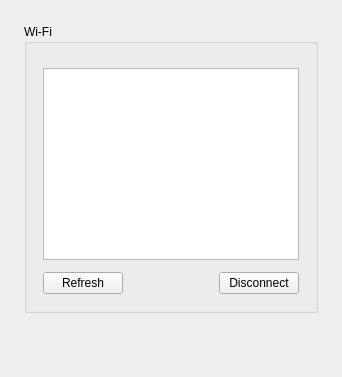
      <widget class="QWidget" name="network_page">
       <layout class="QVBoxLayout" name="verticalLayout_3">
        <property name="spacing">
         <number>16</number>
        </property>
        <property name="leftMargin">
         <number>24</number>
        </property>
        <property name="topMargin">
         <number>24</number>
        </property>
        <property name="rightMargin">
         <number>24</number>
        </property>
        <property name="bottomMargin">
         <number>24</number>
        </property>
        <item>
         <widget class="QGroupBox" name="wifi_group">
          <property name="title">
           <string>Wi-Fi</string>
          </property>
          <layout class="QVBoxLayout" name="network_layout">
           <property name="spacing">
            <number>12</number>
           </property>
           <property name="leftMargin">
            <number>16</number>
           </property>
           <property name="topMargin">
            <number>24</number>
           </property>
           <property name="rightMargin">
            <number>16</number>
           </property>
           <property name="bottomMargin">
            <number>16</number>
           </property>
           <item>
            <widget class="QListWidget" name="wifi_list"/>
           </item>
           <item>
            <layout class="QHBoxLayout" name="wifi_btn_hl">
             <property name="spacing">
              <number>8</number>
             </property>
             <item>
              <widget class="QPushButton" name="wifi_refresh_button">
               <property name="text">
                <string>Refresh</string>
               </property>
              </widget>
             </item>
             <item>
              <spacer name="wifi_btn_spacer">
               <property name="orientation">
                <enum>Qt::Orientation::Horizontal</enum>
               </property>
               <property name="sizeHint" stdset="0">
                <size>
                 <width>40</width>
                 <height>20</height>
                </size>
               </property>
              </spacer>
             </item>
             <item>
              <widget class="QPushButton" name="wifi_disconnect_button">
               <property name="text">
                <string>Disconnect</string>
               </property>
              </widget>
             </item>
            </layout>
           </item>
          </layout>
         </widget>
        </item>
        <item>
         <spacer name="network_bottom_spacer">
          <property name="orientation">
           <enum>Qt::Orientation::Vertical</enum>
          </property>
          <property name="sizeHint" stdset="0">
           <size>
            <width>20</width>
            <height>40</height>
           </size>
          </property>
         </spacer>
        </item>
       </layout>
      </widget>
